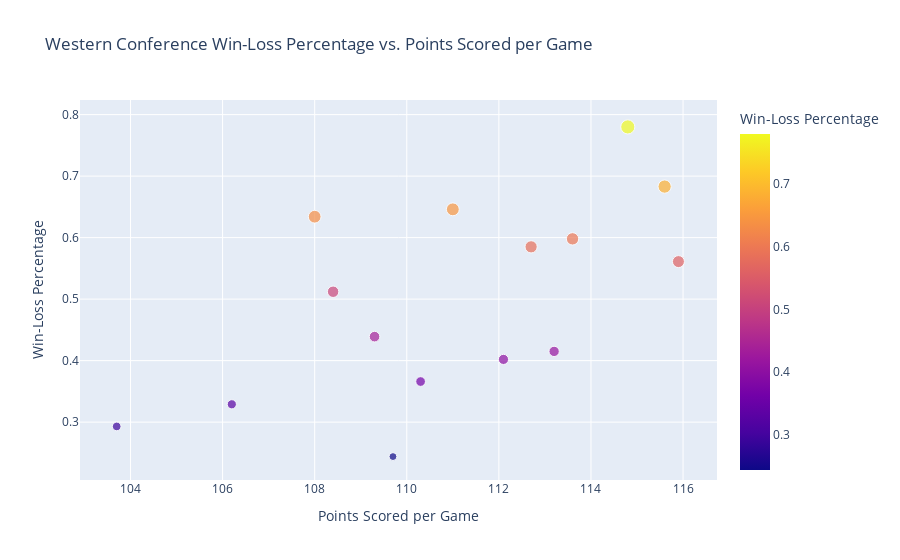

The notebook cell saved with this chart:
### Code cell
import plotly.express as px
import pandas as pd

# Load data
df_west = pd.read_csv('western_conference.csv')

# Create scatter plot with hover information
fig = px.scatter(df_west, x='PS/G', y='W/L%', color='W/L%', size='W/L%',
                 size_max=10, hover_name='Western Conference', title='Western Conference Win-Loss Percentage vs. Points Scored per Game',
                 labels={'PS/G': 'Points Scored per Game', 'W/L%': 'Win-Loss Percentage'})

# Show plot
fig.show()

### Figure 1 — Plotly figure (JSON) as saved in the notebook; plotly's stock layout.template omitted (floating-point values rounded to 4 significant figures)
{"data": [{"hovertemplate": "<b>%{hovertext}</b><br><br>Points Scored per Game=%{x}<br>Win-Loss Percentage=%{marker.color}<extra></extra>", "hovertext": ["Phoenix Suns*", "Memphis Grizzlies*", "Golden State Warriors*", "Dallas Mavericks*", "Utah Jazz*", "Denver Nuggets*", "Minnesota Timberwolves*", "Los Angeles Clippers", "New Orleans Pelicans*", "San Antonio Spurs", "Los Angeles Lakers", "Sacramento Kings", "Portland Trail Blazers", "Oklahoma City Thunder", "Houston Rockets"], "legendgroup": "", "marker": {"color": [0.78, 0.683, 0.646, 0.634, 0.598, 0.585, 0.561, 0.512, 0.439, 0.415, 0.402, 0.366, 0.329, 0.293, 0.244], "coloraxis": "coloraxis", "size": [0.78, 0.683, 0.646, 0.634, 0.598, 0.585, 0.561, 0.512, 0.439, 0.415, 0.402, 0.366, 0.329, 0.293, 0.244], "sizemode": "area", "sizeref": 0.0078, "symbol": "circle"}, "mode": "markers", "name": "", "orientation": "v", "showlegend": false, "type": "scatter", "x": [114.8, 115.6, 111, 108, 113.6, 112.7, 115.9, 108.4, 109.3, 113.2, 112.1, 110.3, 106.2, 103.7, 109.7], "xaxis": "x", "y": [0.78, 0.683, 0.646, 0.634, 0.598, 0.585, 0.561, 0.512, 0.439, 0.415, 0.402, 0.366, 0.329, 0.293, 0.244], "yaxis": "y"}], "layout": {"coloraxis": {"colorbar": {"title": {"text": "Win-Loss Percentage"}}, "colorscale": [[0, "#0d0887"], [0.1111, "#46039f"], [0.2222, "#7201a8"], [0.3333, "#9c179e"], [0.4444, "#bd3786"], [0.5556, "#d8576b"], [0.6667, "#ed7953"], [0.7778, "#fb9f3a"], [0.8889, "#fdca26"], [1, "#f0f921"]]}, "legend": {"itemsizing": "constant", "tracegroupgap": 0}, "title": {"text": "Western Conference Win-Loss Percentage vs. Points Scored per Game"}, "xaxis": {"anchor": "y", "domain": [0, 1], "title": {"text": "Points Scored per Game"}}, "yaxis": {"anchor": "x", "domain": [0, 1], "title": {"text": "Win-Loss Percentage"}}}}
